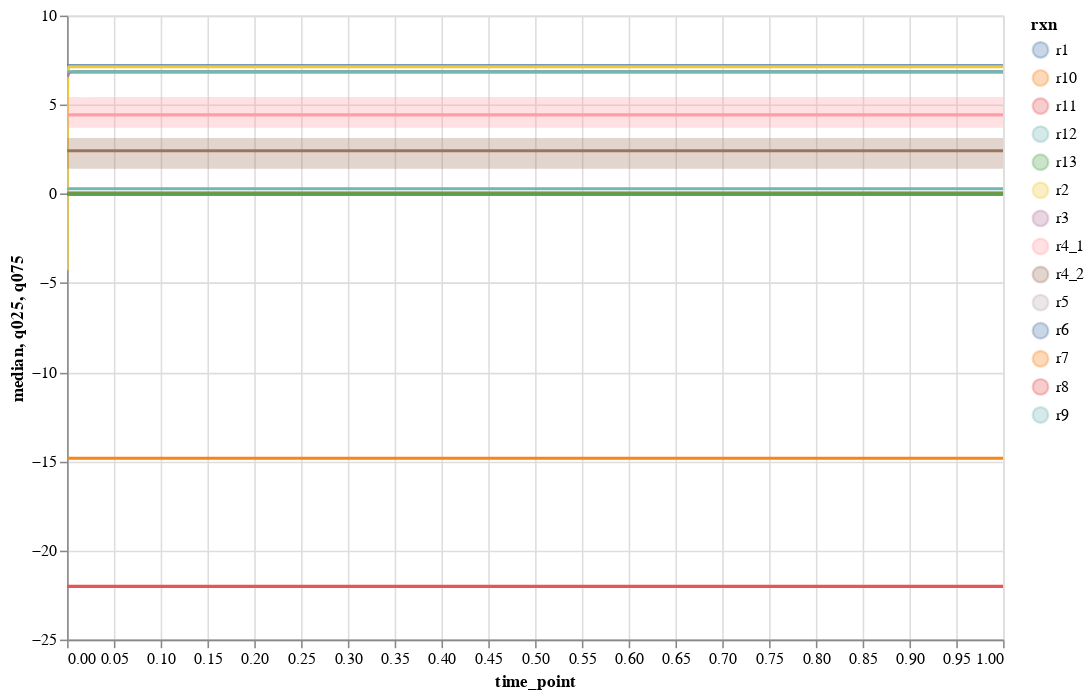

Notebook code for this chart:
### Code cell
plot_ensemble_interactive(flux_interp_quantiles, quant_type='flux_abs', selected_data=rxn_names, x_scale='linear',
                          y_scale='linear', x_lim=None, y_lim=None)

### Figure 1 — Vega-Lite specification as saved in the notebook (floating-point values rounded to 4 significant figures; data arrays with more than 128 entries replaced by an {"elided": "..."} marker saying what was removed)
{"config": {"view": {"continuousWidth": 400, "continuousHeight": 300}}, "layer": [{"data": {"name": "data-79d78b73d16d6032313e2cfe80d7d829"}, "mark": "line", "encoding": {"color": {"type": "nominal", "field": "rxn"}, "tooltip": [{"type": "nominal", "field": "rxn"}, {"type": "quantitative", "field": "median"}], "x": {"type": "quantitative", "field": "time_point", "scale": {"type": "linear"}}, "y": {"type": "quantitative", "field": "median", "scale": {"type": "linear"}}}, "height": 400, "selection": {"selector004": {"type": "interval", "bind": "scales", "encodings": ["x", "y"]}}, "width": 600}, {"data": {"name": "data-79d78b73d16d6032313e2cfe80d7d829"}, "mark": "area", "encoding": {"color": {"type": "nominal", "field": "rxn"}, "opacity": {"value": 0.3}, "tooltip": [{"type": "nominal", "field": "rxn"}, {"type": "quantitative", "field": "median"}], "x": {"type": "quantitative", "field": "time_point", "scale": {"type": "linear"}}, "y": {"type": "quantitative", "field": "q025", "scale": {"type": "linear"}}, "y2": {"field": "q075"}}, "height": 400, "width": 600}], "$schema": "https://vega.github.io/schema/vega-lite/v4.8.1.json", "datasets": {"data-79d78b73d16d6032313e2cfe80d7d829": {"elided": "1162 records"}}}
